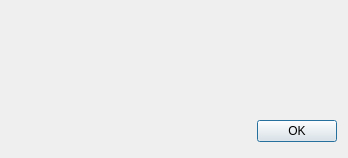
<?xml version="1.0" encoding="UTF-8"?>
<ui version="4.0">
 <class>digital_signature_form</class>
 <widget class="QDialog" name="digital_signature_form">
  <property name="geometry">
   <rect>
    <x>0</x>
    <y>0</y>
    <width>348</width>
    <height>158</height>
   </rect>
  </property>
  <property name="windowTitle">
   <string>Digital Signature</string>
  </property>
  <layout class="QVBoxLayout" name="verticalLayout">
   <item>
    <spacer name="verticalSpacer">
     <property name="orientation">
      <enum>Qt::Vertical</enum>
     </property>
     <property name="sizeHint" stdset="0">
      <size>
       <width>20</width>
       <height>98</height>
      </size>
     </property>
    </spacer>
   </item>
   <item>
    <layout class="QHBoxLayout" name="horizontalLayout">
     <item>
      <spacer>
       <property name="orientation">
        <enum>Qt::Horizontal</enum>
       </property>
       <property name="sizeHint" stdset="0">
        <size>
         <width>318</width>
         <height>31</height>
        </size>
       </property>
      </spacer>
     </item>
     <item>
      <widget class="QPushButton" name="pbOK">
       <property name="text">
        <string>OK</string>
       </property>
      </widget>
     </item>
    </layout>
   </item>
  </layout>
 </widget>
 <resources>
  <include location="../../ddocs_ico/ddocs_icon_set.qrc"/>
 </resources>
 <connections/>
</ui>
